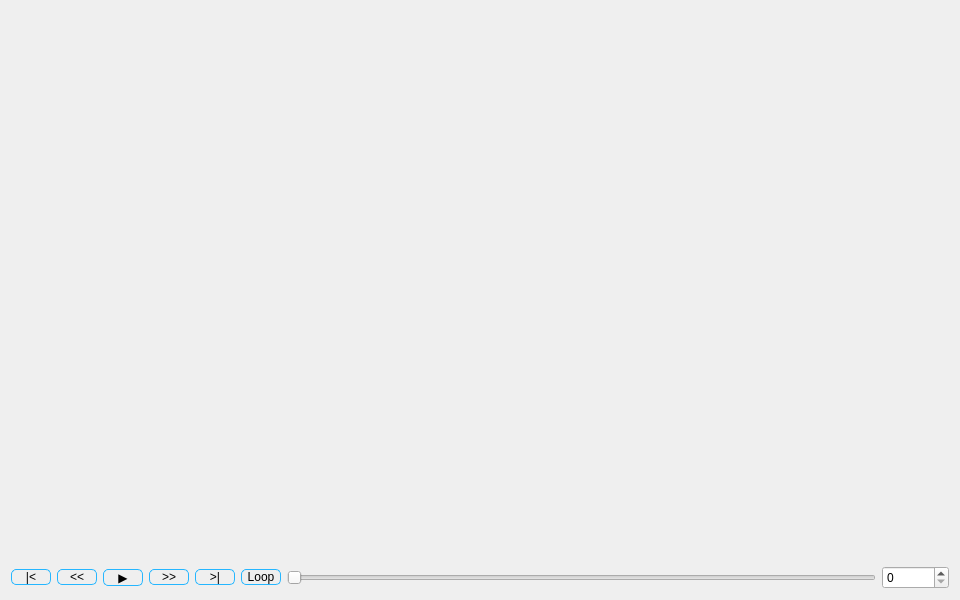
<?xml version="1.0" encoding="UTF-8"?>
<ui version="4.0">
 <class>ReplayWindow</class>
 <widget class="QWidget" name="ReplayWindow">
  <property name="geometry">
   <rect>
    <x>0</x>
    <y>0</y>
    <width>960</width>
    <height>600</height>
   </rect>
  </property>
  <property name="windowTitle">
   <string>PCAP Playback</string>
  </property>
  <property name="styleSheet">
   <string notr="true"/>
  </property>
  <layout class="QVBoxLayout" name="verticalLayout">
   <item>
    <widget class="SimplePointCloudView" name="viewPointCloud" native="true"/>
   </item>
   <item>
    <layout class="QHBoxLayout" name="controlLayout">
     <item>
      <widget class="QPushButton" name="btnFirst">
       <property name="minimumSize">
        <size>
         <width>40</width>
         <height>0</height>
        </size>
       </property>
       <property name="styleSheet">
        <string notr="true">background: transparent;  /* 背景透明 */
    border: 1px solid #25B6FF;  /* 2px 宽的蓝色边框 */
    border-radius: 5px;  /* 圆角边框 */</string>
       </property>
       <property name="text">
        <string>|&lt;</string>
       </property>
      </widget>
     </item>
     <item>
      <widget class="QPushButton" name="btnBack">
       <property name="minimumSize">
        <size>
         <width>40</width>
         <height>0</height>
        </size>
       </property>
       <property name="styleSheet">
        <string notr="true">background: transparent;  /* 背景透明 */
    border: 1px solid #25B6FF;  /* 2px 宽的蓝色边框 */
    border-radius: 5px;  /* 圆角边框 */</string>
       </property>
       <property name="text">
        <string>&lt;&lt;</string>
       </property>
      </widget>
     </item>
     <item>
      <widget class="QPushButton" name="btnPlayPause">
       <property name="minimumSize">
        <size>
         <width>40</width>
         <height>0</height>
        </size>
       </property>
       <property name="styleSheet">
        <string notr="true">background: transparent;  /* 背景透明 */
    border: 1px solid #25B6FF;  /* 2px 宽的蓝色边框 */
    border-radius: 5px;  /* 圆角边框 */</string>
       </property>
       <property name="text">
        <string>▶</string>
       </property>
      </widget>
     </item>
     <item>
      <widget class="QPushButton" name="btnForward">
       <property name="minimumSize">
        <size>
         <width>40</width>
         <height>0</height>
        </size>
       </property>
       <property name="styleSheet">
        <string notr="true">background: transparent;  /* 背景透明 */
    border: 1px solid #25B6FF;  /* 2px 宽的蓝色边框 */
    border-radius: 5px;  /* 圆角边框 */</string>
       </property>
       <property name="text">
        <string>&gt;&gt;</string>
       </property>
      </widget>
     </item>
     <item>
      <widget class="QPushButton" name="btnLast">
       <property name="minimumSize">
        <size>
         <width>40</width>
         <height>0</height>
        </size>
       </property>
       <property name="styleSheet">
        <string notr="true">background: transparent;  /* 背景透明 */
    border: 1px solid #25B6FF;  /* 2px 宽的蓝色边框 */
    border-radius: 5px;  /* 圆角边框 */</string>
       </property>
       <property name="text">
        <string>&gt;|</string>
       </property>
      </widget>
     </item>
     <item>
      <widget class="QPushButton" name="btnLoop">
       <property name="minimumSize">
        <size>
         <width>40</width>
         <height>0</height>
        </size>
       </property>
       <property name="styleSheet">
        <string notr="true">background: transparent;  /* 背景透明 */
    border: 1px solid #25B6FF;  /* 2px 宽的蓝色边框 */
    border-radius: 5px;  /* 圆角边框 */</string>
       </property>
       <property name="text">
        <string>Loop</string>
       </property>
       <property name="checkable">
        <bool>true</bool>
       </property>
      </widget>
     </item>
     <item>
      <widget class="QSlider" name="sliderProgress">
       <property name="orientation">
        <enum>Qt::Orientation::Horizontal</enum>
       </property>
      </widget>
     </item>
     <item>
      <widget class="QSpinBox" name="spinFrame">
       <property name="minimumSize">
        <size>
         <width>30</width>
         <height>0</height>
        </size>
       </property>
       <property name="maximum">
        <number>999999</number>
       </property>
      </widget>
     </item>
    </layout>
   </item>
  </layout>
 </widget>
 <customwidgets>
  <customwidget>
   <class>SimplePointCloudView</class>
   <extends>QWidget</extends>
   <header location="global">simplepointcloudview.h</header>
   <container>1</container>
  </customwidget>
 </customwidgets>
 <resources/>
 <connections/>
</ui>
